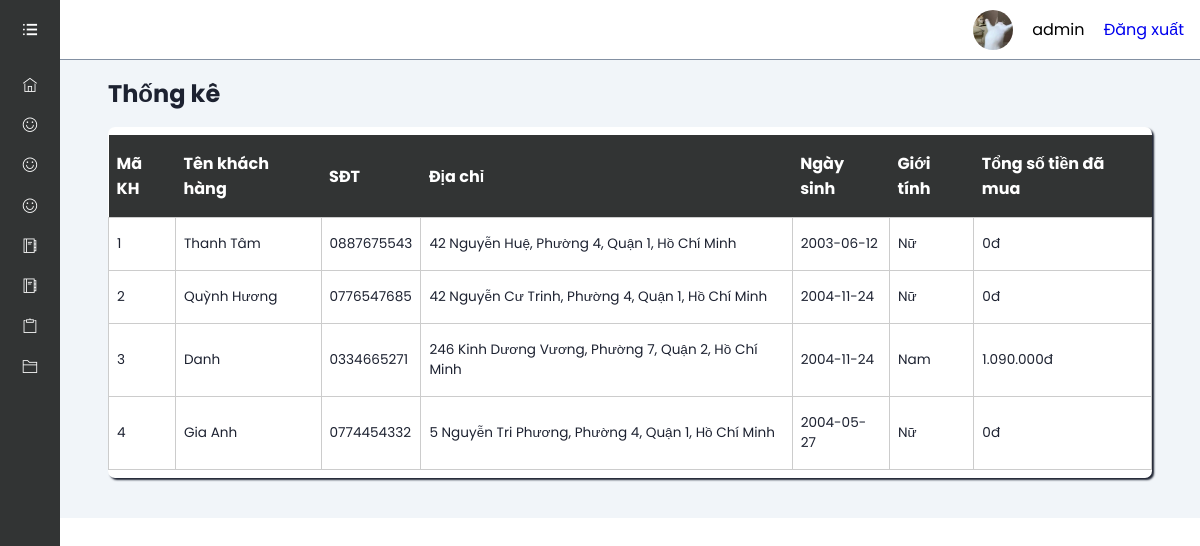
The app's page /admin/thongke.php (signed in) with its own data.
### tables this page shows
CREATE TABLE `tbl_uer` (
  `userId` int(11) NOT NULL,
  `name` varchar(255) NOT NULL,
  `username` varchar(255) NOT NULL,
  `userPassword` varchar(255) NOT NULL,
  `email` varchar(255) NOT NULL,
  `gioiTinh` varchar(255) NOT NULL,
  `sdt` varchar(11) NOT NULL,
  `ngaySinh` date NOT NULL,
  `street` varchar(255) NOT NULL,
  `ward` varchar(255) NOT NULL,
  `district` varchar(255) NOT NULL,
  `city` varchar(255) NOT NULL,
  `cauHoiBM` varchar(255) NOT NULL,
  `trangThai` tinyint(1) NOT NULL
);

### lib/database.php (called while the page is built, shortened)
<?php
    Class Database{
        public $host   = DB_HOST;
        public $user   = DB_USER;
        public $pass   = DB_PASS;
        public $dbname = DB_NAME;
        public $link;
        private function connectDB(){
        $this->link = new mysqli($this->host, $this->user, $this->pass,
            $this->dbname);
        }
        public function select($query){
            $result = $this->link->query($query);
            if($result->num_rows > 0){
                return $result;
            } else {
                return false;
            }
        }
}

### classses/user.php (called while the page is built, shortened)
<?php
$filepath = realpath(dirname(__FILE__));
include_once($filepath . '/../lib/database.php');
?>
<?php
class user
{
    private $db;
    public function __construct()
    {
        $this->db = new Database();
    }
    public function showthongkeAdmin()
    {
        $query = "SELECT us.* , SUM(od.thanhtien) AS sumTT, CONCAT(us.street, ', ', us.ward, ', ', us.district, ', ', us.city) AS diaChi
        FROM tbl_uer AS us
        LEFT JOIN tbl_order AS od ON us.userId =od.userId
        GROUP BY us.userId
        ORDER BY us.userId";
        $result = $this->db->select($query);
        return $result;
    }
}
?>

### admin/thongke.php (the view, shortened to what this page needs)
<?php
 include '../classses/user.php' ?>
<!DOCTYPE html>
<html lang="en">
<head>
    <link rel="stylesheet" href="assets/font/themify-icons/themify-icons.css">
    <link rel="stylesheet" href="assets/css/thongtin.css">
</head>
<body>
    <?php include './inc/sidebar.php' ?>
    <div class="main-content">
    <?php include './inc/header.php' ?>
            <main>
                <h2 class="dash-title">Thống kê</h2>
                <section class="recent">
                    <div class="activity-grid">
                     <div class="activity-card">
                            <div class="table-responsive">
                                <table>
                                    <thead>
                                        <tr>
                                            <th>Mã KH</th>
                                            <th>Tên khách hàng</th>
                                            <th>SĐT</th>
                                            <th>Địa chỉ</th>
                                            <th>Ngày sinh</th>
                                            <th>Giới tính</th>
                                            <th>Tổng số tiền đã mua</th>
                                        </tr>
                                    </thead>
                                    <tbody>
                                    <?php
                                    $user = new user();
                                    $show_User = $user->showthongkeAdmin();
                                    while ($result = $show_User->fetch_assoc()) {
                                        ?>
                                            <tr>
                                                <td><?php echo $result['userId'] ?></td>
                                                <td><?php echo $result['name'] ?></td>
                                                <td><?php echo $result['sdt'] ?></td>
                                                <td><?php echo $result['diaChi'] ?></td>
                                                <td><?php echo $result['ngaySinh'] ?></td>
                                                <td><?php echo $result['gioiTinh'] ?></td>
                                                <td><?php echo number_format($result['sumTT'], 0, ',', '.') . "" . "đ" ?></td>
                                            </tr>
                                            <?php
                                        }
                                    ?>
                                    </tbody>
                                </table>
                            </div>
                        </div>
                    </div>
                </section>
            </main>
    </div>
</body>
</html>

### admin/assets/css/thongtin.css (style rules this page uses)
:root { --main-color: #323434; --color-dark: #1D2231; --text-grey: #8390a2; }
* { font-family: 'Poppins', sans-serif; margin: 0; padding: 0; text-decoration: none; list-style-type: none; box-sizing: border-box; }
.main-content { position: relative; margin-left: 240px; transition: margin-left 500ms; }
main { margin-top: 60px; background: #f1f5f9; min-height: 90vs; padding: 1rem 3rem; }
.dash-title { color: var(--color-dark); margin-bottom: 1rem; }
.table-responsive { overflow-x: auto; }
.activity-grid { display: grid; grid-template-columns: 100%; grid-column-gap: 1.5rem; }
.activity-card { margin-bottom: 1.5rem; padding-top: 0.5rem; padding-bottom: 0.5rem; box-shadow: 2px 2px 2px #1D2231; }
.activity-card { background: #fff; border-radius: 7px; }
.activity-card table { width: 100%; border-collapse: collapse; }
.activity-card thead { background: var(--main-color); text-align: left; }
td { border: 1px solid #ccc; font-size: 0.85rem; padding: 1rem 0.5rem; color: var(--color-dark); }
th { font-size: 1rem; padding: 1rem 0.5rem; color: #fff; }
tr { border-bottom: 1px solid var(--main-color); }
@media only screen and (max-width:1200px) { .main-content { margin-left: 60px; } }

### records on screen
tbl_uer: userId "1", name "Thanh Tâm", sdt "0887675543", diaChi "42 Nguyễn Huệ, Phường 4, Quận 1, Hồ Chí Minh", ngaySinh "2003-06-12", gioiTinh "Nữ", sumTT "0"
tbl_uer: userId "2", name "Quỳnh Hương", sdt "0776547685", diaChi "42 Nguyễn Cư Trinh, Phường 4, Quận 1, Hồ Chí Minh", ngaySinh "2004-11-24", gioiTinh "Nữ", sumTT "0"
tbl_uer: userId "3", name "Danh", sdt "0334665271", diaChi "246 Kinh Dương Vương, Phường 7, Quận 2, Hồ Chí Minh", ngaySinh "2004-11-24", gioiTinh "Nam", sumTT "1.090.000"
tbl_uer: userId "4", name "Gia Anh", sdt "0774454332", diaChi "5 Nguyễn Tri Phương, Phường 4, Quận 1, Hồ Chí Minh", ngaySinh "2004-05-27", gioiTinh "Nữ", sumTT "0"

### other values on screen
Session::get('adminName') "admin"
